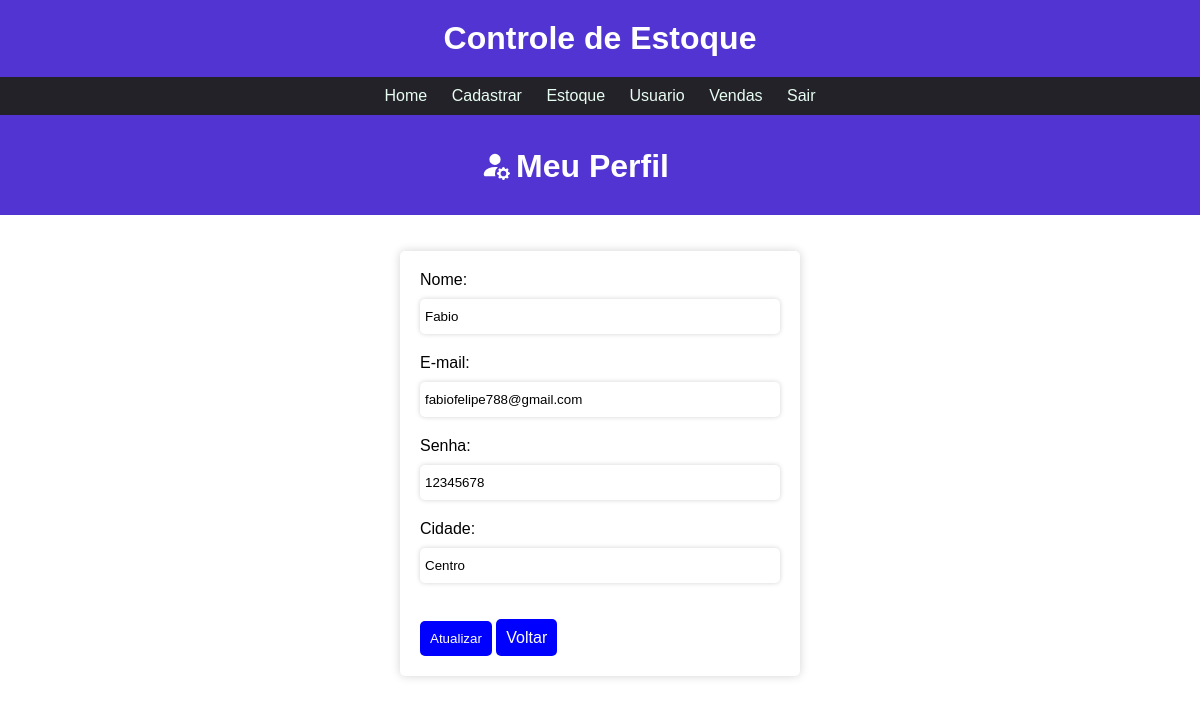
/users/usuario/usuario.php (signed in), run on the app's committed database.
### tables this page shows
create table usuario(
	id int primary key auto_increment not null,
    nome varchar(20) not null,
    email varchar(110) not null,
    senha varchar(20) not null,
    cidade varchar(45) not null,
    nome_imagem varchar(100),
    caminho_imagem varchar(50)
);

### users/usuario/usuario.php (the view, shortened to what this page needs)
<?php
 require_once('../../config/conexao.php');
  $id_usuario = $_SESSION['id_usuario'];
  $sqlSelect = "SELECT * FROM usuario where id=$id_usuario";
  $result = $conn->query($sqlSelect);
  if($result->num_rows > 0){
    while($user_data = mysqli_fetch_assoc($result)){
        $nome = $user_data['nome'];
        $email = $user_data['email'];
        $senha = $user_data['senha'];
        $cidade = $user_data['cidade'];
    }
}
 ?>
<!DOCTYPE html>
<html lang="pt-br">
    <head>
        <link rel="stylesheet" href="../../css/style.css">
    </head>
    <body>
        <div class="topo">
            <ul>
                <h1>Controle de Estoque</h1>
            </ul>
        </div>
    <nav class="menu">
        <ul class="opcoes">
            <li><a href="<?php echo BASEURL?>">Home</a></li>
            <li>
                <a href="#">Cadastrar</a>
            </li>
            <li ><a href="#" >Estoque</a>
            </li>
            <li><a href="#">Usuario</a>
            </li>
            <li><a href="#">Vendas</a>
            </li>
            <li><a href="<?php echo BASEURL?>users/Login/login.php">Sair</a></li>
        </ul>
    </nav>
        <div class="title">
            <h1 class="home">Meu Perfil</h1>
        </div>
        <br><br>
        <form action="" method="post"  class="formusu"  enctype="multipart/form-data">
        <label for="" class="cadu">Nome:</label >
        <input class="cadi" type="text" name="nome" value="<?php echo $nome?>" required >
        <label for="" class="cadu">E-mail:</label>
        <input class="cadi" type="email" name="email"  value="<?php echo $email?>" required>
        <label for="" class="cadu">Senha:</label>
        <input  class="cadi" type="number" name="senha" value="<?php echo $senha?>" minlength="8" required >
        <label for="" class="cadu">Cidade:</label>
        <input class="cadi" type="text" name="cidade"  value="<?php echo $cidade?>"  required >
        <br>
        <br>
        <input type="submit" class=volt1 value="Atualizar" link rel=”author” >
        <a href="<?php echo BASEURL?>index.php"class="volt1">Voltar</a>
        </form>
    </body>
</html>

### css/style.css (style rules this page uses)
:root { --cor-fundo: rgb(36, 34, 41); --cor-primaria: rgb(232, 253, 241); --cor-hover: rgb(185, 172, 226); --cor-principal: #5134d2; }
* { font-family: "Ubuntu", sans-serif; margin: 0; padding: 0; box-sizing: border-box; }
body { font-family: sans-serif; margin: 0; padding: 0; }
.topo { background-color: var(--cor-principal); padding-top: 20px; padding-bottom: 20px; color: aliceblue; }
.topo h1 { text-align: center; }
.opcoes { list-style-type: none; padding: 0; }
.menu ul { background-color: var(--cor-fundo); }
.menu ul li { display: inline; position: relative; }
.menu ul li a { color: var(--cor-primaria); text-decoration: none; display: inline-block; padding: 10px; text-align: center; }
.menu { text-align: center; }
h1 { color: white; }
.home { display: flex; text-align: center; margin-left: 43%; margin-top: -32px; }
.title { background-color: var(--cor-principal); padding-bottom: 30px; padding-top: 30px; }
.title svg { margin-top: 5px; display: flex; margin-left: 40%; color: white; }
form { width: 400px; margin: 0 auto; background-color: white; padding: 20px; border-radius: 5px; box-shadow: 0px 0px 10px lightgrey; }
label { display: block; margin-bottom: 10px; }
input[type="text"], input[type="email"], input[type="number"], input[type="password"] { width: 100%; padding: 10px; margin-bottom: 20px; border-radius: 5px; border: none; box-shadow: 0px 0px 5px lightgrey; padding-left: 5px; }
.formusu { width: 400px; margin: 0 auto; background-color: white; padding: 20px; border-radius: 5px; box-shadow: 0px 0px 10px lightgrey; }
.cadu { display: block; margin-bottom: 10px; }
.volt1 { background-color: blue; color: white; padding: 10px 10px; border: none; border-radius: 5px; cursor: pointer; text-decoration: none; }

### data on the page
usuario: nome "Fabio", email "fabiofelipe788@gmail.com", senha "12345678", cidade "Centro"
